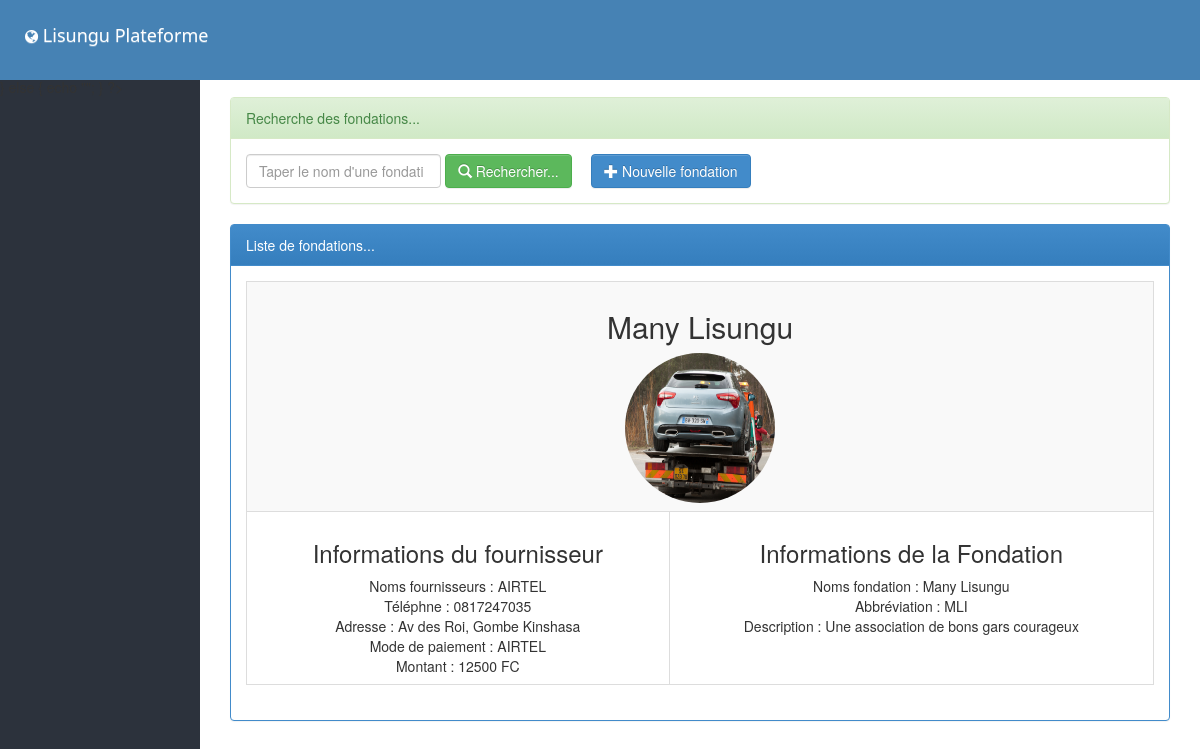
The page /view/detailDon.php?id=5 on the database its author committed.
### tables this page shows
CREATE TABLE IF NOT EXISTS `donpivot` (
  `id_pivot` int NOT NULL AUTO_INCREMENT,
  `id_f` int DEFAULT NULL,
  `id_fourn` int DEFAULT NULL,
  PRIMARY KEY (`id_pivot`),
  KEY `id_f` (`id_f`),
  KEY `id_fourn` (`id_fourn`)
);

CREATE TABLE IF NOT EXISTS `fondations` (
  `id_f` int NOT NULL AUTO_INCREMENT,
  `nomF` varchar(255) NOT NULL,
  `abbrev` varchar(255) NOT NULL,
  `logo` varchar(255) NOT NULL,
  `adresse` text NOT NULL,
  `description` text NOT NULL,
  PRIMARY KEY (`id_f`)
);

CREATE TABLE IF NOT EXISTS `fournisseurs` (
  `id_fourn` int NOT NULL AUTO_INCREMENT,
  `noms` varchar(255) NOT NULL,
  `telephone` varchar(255) NOT NULL,
  `adresse` text NOT NULL,
  `paiement` varchar(255) NOT NULL,
  `montant` varchar(255) NOT NULL,
  PRIMARY KEY (`id_fourn`)
);

### view/detailDon.php (the view, shortened to what this page needs)
<?php
include('../db/connexiondb.php');
if (isset($_GET['id'])) {
    $id = $_GET['id'];
    $requete = "SELECT * FROM donPivot, fournisseurs, fondations WHERE(donPivot.id_f = fondations.id_f) AND
    donPivot.id_fourn = fournisseurs.id_fourn AND id_pivot='$id'";
    $query = $pdo->query($requete);
}
?>
<!DOCTYPE html>
<html lang="en">
<head>
    <link rel="stylesheet" type="text/css" href="../css/bootstrap.min.css">
    <link rel="stylesheet" type="text/css" href="../css/font-awesome.min.css">
</head>
<body>
    <div class="col-md-12">
        <div class="row">
            <div class="col-md-12" style="margin-top:76px">
                <?php include('../includes/menuUp.php') ?>
            </div>
            <div class="col-md-12">
                <div class="row">
                    <div class="col-md-2" style="padding:0">
                        <?php include('../includes/menuLeft.php') ?>
                    </div>
                    <div class="col-md-10 " style="margin-top:10px">
                        <div class="col-md-12">
                            <div class="panel panel-success" style="margin-top: 10px;">
                                <div class="panel-heading"> Recherche des fondations... </div>
                                <div class="panel-body">
                                    <form method="get" action="filiere.php" class="form-inline">
                                        <div class="form-group">
                                            <input type="search" name="nomFondation" placeholder="Taper le nom d'une fondation" class="form-control" value="">
                                        </div>
                                        <button type="submit" class="btn btn-success">
                                            <span class="glyphicon glyphicon-search"> </span> Rechercher...
                                        </button> &nbsp; &nbsp;
                                        <a href="nouvelleFondation.php" class="btn btn-primary">
                                            <span class="glyphicon glyphicon-plus"> </span> Nouvelle fondation
                                        </a>
                                    </form>
                                </div>
                            </div>
                            <div class="panel panel-primary" style="margin-top: 10px;">
                                <div class="panel-heading"> Liste de fondations... </div>
                                <div class="panel-body">
                                    <table class="table table-bordered table-striped table-hover">
                                        <tbody>
                                            <?php while ($fondation = $query->fetch()) { ?>
                                                <tr style='text-align: center;'>
                                                    <td colSpan='2px'>
                                                        <h2><?php echo $fondation['nomF'] ?></h2>
                                                        <img src='../img/<?php echo $fondation['logo'] ?>' style='width:150px; height: 150px; border-radius:100%;' />
                                                    </td>
                                                </tr>
                                                <tr style='text-align: center;'>
                                                    <td>
                                                        <h3>
                                                            Informations du fournisseur
                                                        </h3>
                                                        Noms fournisseurs : <?php echo $fondation['noms'] ?> <br>
                                                        Téléphne : <?php echo $fondation['telephone'] ?><br>
                                                        Adresse : <?php echo $fondation['adresse'] ?> <br>
                                                        Mode de paiement : <?php echo $fondation['paiement'] ?> <br>
                                                        Montant : <?php echo $fondation['montant'] ?> FC
                                                    </td>
                                                    <td>
                                                        <h3>
                                                            Informations de la Fondation
                                                        </h3>
                                                        Noms fondation : <?php echo $fondation['nomF'] ?> <br>
                                                        Abbréviation : <?php echo $fondation['abbrev'] ?><br>
                                                        Description : <?php echo $fondation['description'] ?>
                                                    </td>
                                                </tr>
                                            <?php } ?>
                                        </tbody>
                                    </table>
                                </div>
                            </div>
                        </div>
                    </div>
                </div>
            </div>
        </div>
    </div>
</body>
</html>

### includes/menuUp.php (style rules this page uses)
a { color: white !important; }

### rows shown on the page
donpivot: fondations.nomF "Many Lisungu", fondations.logo (picture), id_fourn.noms "AIRTEL", id_fourn.telephone "0817247035", fondations.adresse "Av des Roi, Gombe Kinshasa", id_fourn.paiement "AIRTEL", id_fourn.montant "12500", fondations.abbrev "MLI", fondations.description "Une association de bons gars courageux"
